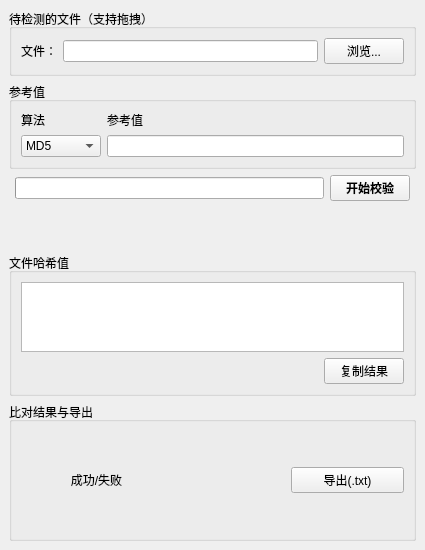
<?xml version="1.0" encoding="UTF-8"?>
<ui version="4.0">
 <class>File_Hash_Helper</class>
 <widget class="QMainWindow" name="File_Hash_Helper">
  <property name="enabled">
   <bool>true</bool>
  </property>
  <property name="geometry">
   <rect>
    <x>0</x>
    <y>0</y>
    <width>425</width>
    <height>550</height>
   </rect>
  </property>
  <property name="sizePolicy">
   <sizepolicy hsizetype="Fixed" vsizetype="Fixed">
    <horstretch>0</horstretch>
    <verstretch>0</verstretch>
   </sizepolicy>
  </property>
  <property name="minimumSize">
   <size>
    <width>425</width>
    <height>550</height>
   </size>
  </property>
  <property name="maximumSize">
   <size>
    <width>425</width>
    <height>550</height>
   </size>
  </property>
  <property name="acceptDrops">
   <bool>true</bool>
  </property>
  <property name="windowTitle">
   <string>File_Hash_Helper</string>
  </property>
  <widget class="QWidget" name="centralwidget">
   <property name="enabled">
    <bool>true</bool>
   </property>
   <layout class="QVBoxLayout" name="verticalLayout" stretch="1,1,1,1,3,3">
    <item>
     <widget class="QGroupBox" name="groupBox">
      <property name="title">
       <string>待检测的文件（支持拖拽）</string>
      </property>
      <layout class="QHBoxLayout" name="horizontalLayout">
       <item>
        <widget class="QLabel" name="label">
         <property name="text">
          <string>文件：</string>
         </property>
        </widget>
       </item>
       <item>
        <widget class="QLineEdit" name="le_file">
         <property name="readOnly">
          <bool>true</bool>
         </property>
        </widget>
       </item>
       <item>
        <widget class="QPushButton" name="btn_findfile">
         <property name="text">
          <string>浏览...</string>
         </property>
        </widget>
       </item>
      </layout>
     </widget>
    </item>
    <item>
     <widget class="QGroupBox" name="groupBox_2">
      <property name="title">
       <string>参考值</string>
      </property>
      <layout class="QGridLayout" name="gridLayout">
       <item row="0" column="0">
        <widget class="QLabel" name="label_2">
         <property name="text">
          <string>算法</string>
         </property>
        </widget>
       </item>
       <item row="0" column="1">
        <widget class="QLabel" name="label_3">
         <property name="text">
          <string>参考值</string>
         </property>
        </widget>
       </item>
       <item row="1" column="0">
        <widget class="QComboBox" name="cb_algo">
         <item>
          <property name="text">
           <string>MD5</string>
          </property>
         </item>
         <item>
          <property name="text">
           <string>SHA-1</string>
          </property>
         </item>
         <item>
          <property name="text">
           <string>SHA-224</string>
          </property>
         </item>
         <item>
          <property name="text">
           <string>SHA-256</string>
          </property>
         </item>
         <item>
          <property name="text">
           <string>SHA-384</string>
          </property>
         </item>
         <item>
          <property name="text">
           <string>SHA-512</string>
          </property>
         </item>
        </widget>
       </item>
       <item row="1" column="1">
        <widget class="QLineEdit" name="le_ref"/>
       </item>
      </layout>
     </widget>
    </item>
    <item>
     <layout class="QHBoxLayout" name="horizontalLayout_2" stretch="1,50,1,1">
      <item>
       <spacer name="horizontalSpacer_2">
        <property name="orientation">
         <enum>Qt::Horizontal</enum>
        </property>
        <property name="sizeHint" stdset="0">
         <size>
          <width>40</width>
          <height>20</height>
         </size>
        </property>
       </spacer>
      </item>
      <item>
       <widget class="QProgressBar" name="progressBar">
        <property name="enabled">
         <bool>true</bool>
        </property>
        <property name="value">
         <number>0</number>
        </property>
        <property name="textVisible">
         <bool>false</bool>
        </property>
        <property name="invertedAppearance">
         <bool>false</bool>
        </property>
       </widget>
      </item>
      <item>
       <widget class="QPushButton" name="btn_cal">
        <property name="font">
         <font>
          <weight>75</weight>
          <bold>true</bold>
         </font>
        </property>
        <property name="text">
         <string>开始校验</string>
        </property>
       </widget>
      </item>
      <item>
       <spacer name="horizontalSpacer_3">
        <property name="orientation">
         <enum>Qt::Horizontal</enum>
        </property>
        <property name="sizeHint" stdset="0">
         <size>
          <width>40</width>
          <height>20</height>
         </size>
        </property>
       </spacer>
      </item>
     </layout>
    </item>
    <item>
     <spacer name="verticalSpacer">
      <property name="orientation">
       <enum>Qt::Vertical</enum>
      </property>
      <property name="sizeHint" stdset="0">
       <size>
        <width>20</width>
        <height>44</height>
       </size>
      </property>
     </spacer>
    </item>
    <item>
     <widget class="QGroupBox" name="groupBox_3">
      <property name="title">
       <string>文件哈希值</string>
      </property>
      <layout class="QVBoxLayout" name="verticalLayout_2">
       <item>
        <widget class="QTableWidget" name="tableWidget">
         <property name="rowCount">
          <number>0</number>
         </property>
         <property name="columnCount">
          <number>0</number>
         </property>
        </widget>
       </item>
       <item>
        <layout class="QHBoxLayout" name="horizontalLayout_3">
         <item>
          <spacer name="horizontalSpacer_4">
           <property name="orientation">
            <enum>Qt::Horizontal</enum>
           </property>
           <property name="sizeHint" stdset="0">
            <size>
             <width>40</width>
             <height>20</height>
            </size>
           </property>
          </spacer>
         </item>
         <item>
          <widget class="QPushButton" name="btn_copyresult">
           <property name="text">
            <string>复制结果</string>
           </property>
          </widget>
         </item>
        </layout>
       </item>
      </layout>
     </widget>
    </item>
    <item>
     <widget class="QGroupBox" name="groupBox_4">
      <property name="title">
       <string>比对结果与导出</string>
      </property>
      <layout class="QHBoxLayout" name="horizontalLayout_4" stretch="4,3,3">
       <item>
        <widget class="QLabel" name="l_result">
         <property name="text">
          <string>成功/失败</string>
         </property>
         <property name="alignment">
          <set>Qt::AlignCenter</set>
         </property>
        </widget>
       </item>
       <item>
        <spacer name="horizontalSpacer">
         <property name="orientation">
          <enum>Qt::Horizontal</enum>
         </property>
         <property name="sizeHint" stdset="0">
          <size>
           <width>40</width>
           <height>20</height>
          </size>
         </property>
        </spacer>
       </item>
       <item>
        <widget class="QPushButton" name="btn_export">
         <property name="text">
          <string>导出(.txt)</string>
         </property>
        </widget>
       </item>
      </layout>
     </widget>
    </item>
   </layout>
  </widget>
 </widget>
 <resources/>
 <connections/>
</ui>
